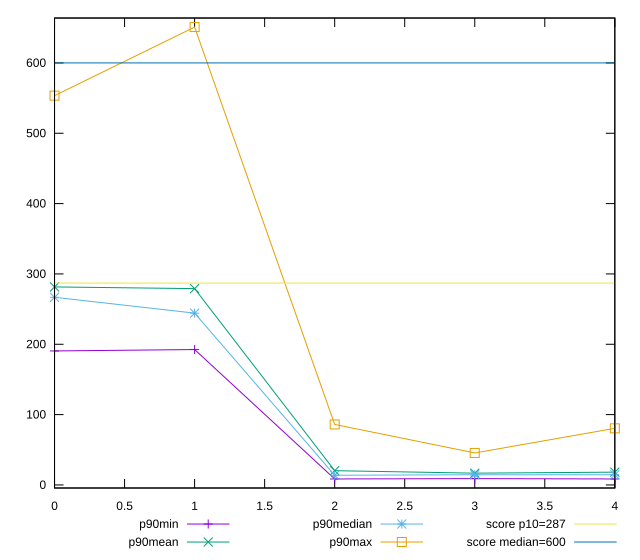

This chart was generated by the following gnuplot code:
reset

$p90Min <<EOF
0 190.5
1 192.4999999999991
2 8.5
3 9
4 8.5
EOF

$p90Mean <<EOF
0 281.5343829787234
1 279.1117021276596
2 20.287234042553184
3 16.743659574468083
4 18.182776063829788
EOF

$p90Median <<EOF
0 266.75000000000045
1 244.2500000000009
2 13.75
3 14.5
4 14.5
EOF

$p90Max <<EOF
0 553.5
1 651
2 86
3 45.5
4 80.5
EOF

set key outside below
set xrange [0:4]
set yrange [-4.35:663.85]
set trange [-4.35:663.85]
set terminal svg size 640, 560 enhanced background rgb 'white'
set output "report_00019_2021-02-10T18-14-37.922Z//total-blocking-time/progression/value.svg"

plot $p90Min title "p90min" with linespoints, \
     $p90Mean title "p90mean" with linespoints, \
     $p90Median title "p90median" with linespoints, \
     $p90Max title "p90max" with linespoints, \
     287 title "score p10=287", \
     600 title "score median=600"

reset
